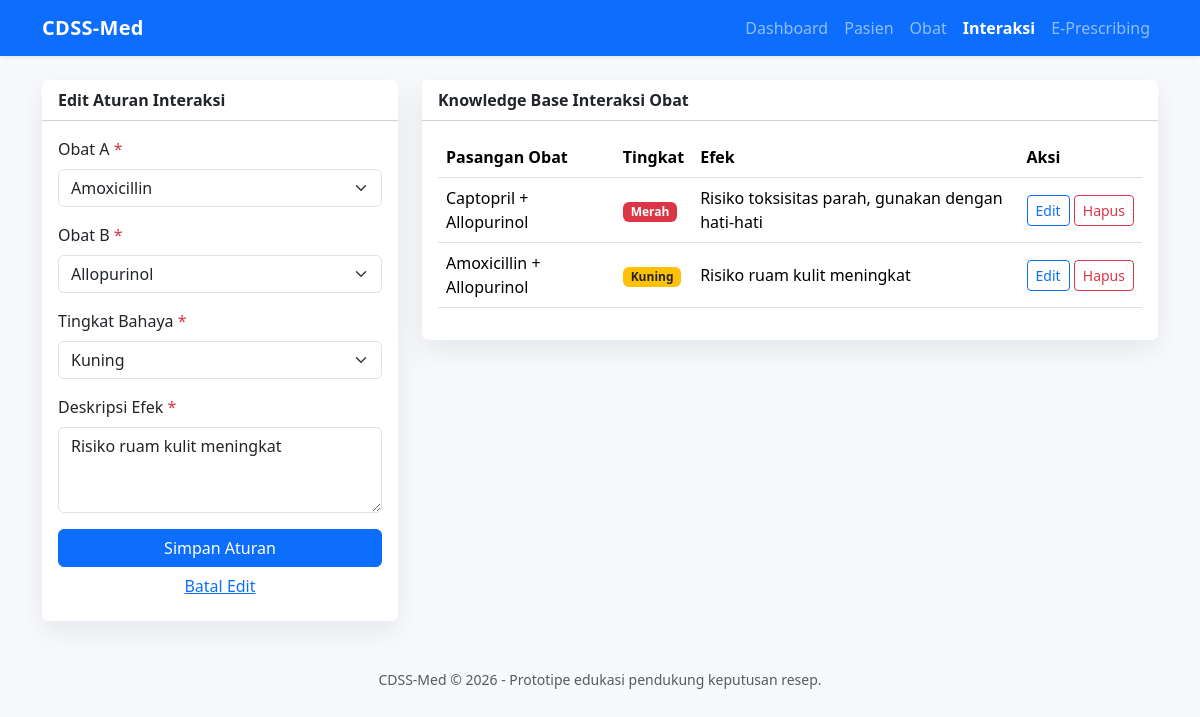
The page /interaksi.php?edit=1 on the database its author committed.
### tables this page shows
CREATE TABLE aturan_interaksi (
    id INT AUTO_INCREMENT PRIMARY KEY,
    obat1_id INT NOT NULL,
    obat2_id INT NOT NULL,
    tingkat_bahaya ENUM('Kuning', 'Merah') NOT NULL,
    deskripsi_efek TEXT NOT NULL,
    created_at TIMESTAMP DEFAULT CURRENT_TIMESTAMP,
    CONSTRAINT fk_interaksi_obat1 FOREIGN KEY (obat1_id) REFERENCES obat(id) ON DELETE CASCADE,
    CONSTRAINT fk_interaksi_obat2 FOREIGN KEY (obat2_id) REFERENCES obat(id) ON DELETE CASCADE,
    CONSTRAINT chk_interaksi_obat_berbeda CHECK (obat1_id <> obat2_id),
    CONSTRAINT uq_interaksi_pasangan UNIQUE (obat1_id, obat2_id)
);

CREATE TABLE obat (
    id INT AUTO_INCREMENT PRIMARY KEY,
    nama_obat VARCHAR(120) NOT NULL UNIQUE,
    kategori VARCHAR(80) NULL,
    harga DECIMAL(12,2) NOT NULL DEFAULT 0,
    created_at TIMESTAMP DEFAULT CURRENT_TIMESTAMP
);

### koneksi.php (called while the page is built, shortened)
<?php
function e(?string $value): string
{
    return htmlspecialchars((string) $value, ENT_QUOTES, 'UTF-8');
}

### interaksi.php (the view, shortened to what this page needs)
<?php
require_once 'koneksi.php';
$edit = null;
if (isset($_GET['edit'])) {
    $stmt = $pdo->prepare('SELECT * FROM aturan_interaksi WHERE id = ?');
    $stmt->execute([(int) $_GET['edit']]);
    $edit = $stmt->fetch();
}
$obatList = $pdo->query('SELECT * FROM obat ORDER BY nama_obat')->fetchAll();
$interaksiList = $pdo->query(
    "SELECT ai.*, o1.nama_obat AS obat1, o2.nama_obat AS obat2
     FROM aturan_interaksi ai
     JOIN obat o1 ON o1.id = ai.obat1_id
     JOIN obat o2 ON o2.id = ai.obat2_id
     ORDER BY ai.tingkat_bahaya DESC, o1.nama_obat"
)->fetchAll();
require 'header.php';
?>
<div class="row g-4">
    <div class="col-lg-4">
        <div class="card">
            <div class="card-header bg-white fw-semibold"><?= $edit ? 'Edit Aturan Interaksi' : 'Tambah Aturan Interaksi'; ?></div>
            <div class="card-body">
                <form method="post">
                    <div class="mb-3">
                        <label class="form-label required">Obat A</label>
                        <select name="obat1_id" class="form-select" required>
                            <?php foreach ($obatList as $obat): ?>
                                <option value="<?= e($obat['id']); ?>" <?= (int) ($edit['obat1_id'] ?? 0) === (int) $obat['id'] ? 'selected' : ''; ?>><?= e($obat['nama_obat']); ?></option>
                            <?php endforeach; ?>
                        </select>
                    </div>
                    <div class="mb-3">
                        <label class="form-label required">Obat B</label>
                        <select name="obat2_id" class="form-select" required>
                            <?php foreach ($obatList as $obat): ?>
                                <option value="<?= e($obat['id']); ?>" <?= (int) ($edit['obat2_id'] ?? 0) === (int) $obat['id'] ? 'selected' : ''; ?>><?= e($obat['nama_obat']); ?></option>
                            <?php endforeach; ?>
                        </select>
                    </div>
                    <div class="mb-3">
                        <label class="form-label required">Tingkat Bahaya</label>
                        <select name="tingkat_bahaya" class="form-select" required>
                            <option value="Kuning" <?= ($edit['tingkat_bahaya'] ?? '') === 'Kuning' ? 'selected' : ''; ?>>Kuning</option>
                        </select>
                    </div>
                    <div class="mb-3">
                        <label class="form-label required">Deskripsi Efek</label>
                        <textarea name="deskripsi_efek" class="form-control" rows="3" required><?= e($edit['deskripsi_efek'] ?? ''); ?></textarea>
                    </div>
                    <button class="btn btn-primary w-100" type="submit">Simpan Aturan</button>
                    <?php if ($edit): ?><a class="btn btn-link w-100" href="interaksi.php">Batal Edit</a><?php endif; ?>
                </form>
            </div>
        </div>
    </div>
    <div class="col-lg-8">
        <div class="card">
            <div class="card-header bg-white fw-semibold">Knowledge Base Interaksi Obat</div>
            <div class="card-body table-responsive">
                <table class="table table-hover align-middle">
                    <thead><tr><th>Pasangan Obat</th><th>Tingkat</th><th>Efek</th><th>Aksi</th></tr></thead>
                    <tbody>
                    <?php foreach ($interaksiList as $row): ?>
                        <tr>
                            <td><?= e($row['obat1']); ?> + <?= e($row['obat2']); ?></td>
                            <td><span class="badge <?= $row['tingkat_bahaya'] === 'Merah' ? 'badge-merah' : 'badge-kuning'; ?>"><?= e($row['tingkat_bahaya']); ?></span></td>
                            <td><?= e($row['deskripsi_efek']); ?></td>
                            <td class="text-nowrap">
                                <a class="btn btn-sm btn-outline-primary" href="?edit=<?= e($row['id']); ?>">Edit</a>
                                <a class="btn btn-sm btn-outline-danger" href="?hapus=<?= e($row['id']); ?>" onclick="return confirm('Hapus aturan ini?')">Hapus</a>
                            </td>
                        </tr>
                    <?php endforeach; ?>
                    </tbody>
                </table>
            </div>
        </div>
    </div>
</div>
<?php require 'footer.php'; ?>

### header.php (style rules this page uses)
body { background: #f7f9fc; }
.card { border: 0; box-shadow: 0 10px 30px rgba(15, 23, 42, .08); }
.badge-merah { background: #dc3545; }
.badge-kuning { background: #ffc107; color: #212529; }
.required::after { content: ' *'; color: #dc3545; }

### rows shown on the page
aturan_interaksi: obat1_id "Amoxicillin", obat2_id "Allopurinol", tingkat_bahaya "Kuning", deskripsi_efek "Risiko ruam kulit meningkat", obat1.nama_obat "Amoxicillin", obat2.nama_obat "Allopurinol"
aturan_interaksi: obat1.nama_obat "Captopril", obat2.nama_obat "Allopurinol", tingkat_bahaya "Merah", deskripsi_efek "Risiko toksisitas parah, gunakan dengan hati-hati"

### other values the page prints
$label "Dashboard"
$label "Pasien"
$label "Obat"
$label "Interaksi"
$label "E-Prescribing"
